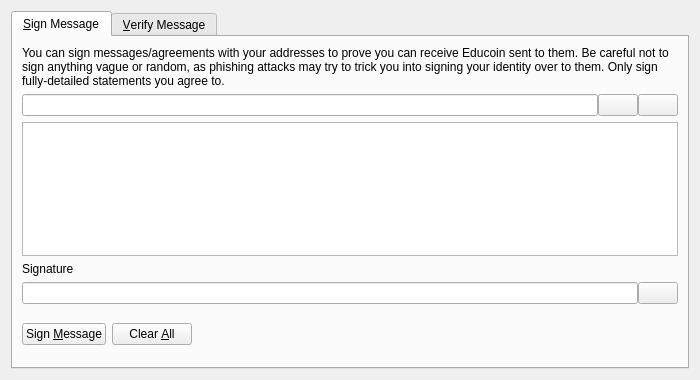
<?xml version="1.0" encoding="UTF-8"?>
<ui version="4.0">
 <class>SignVerifyMessageDialog</class>
 <widget class="QDialog" name="SignVerifyMessageDialog">
  <property name="geometry">
   <rect>
    <x>0</x>
    <y>0</y>
    <width>700</width>
    <height>380</height>
   </rect>
  </property>
  <property name="windowTitle">
   <string>Signatures - Sign / Verify a Message</string>
  </property>
  <property name="modal">
   <bool>true</bool>
  </property>
  <layout class="QVBoxLayout" name="verticalLayout">
   <item>
    <widget class="QTabWidget" name="tabWidget">
     <property name="currentIndex">
      <number>0</number>
     </property>
     <widget class="QWidget" name="tabSignMessage">
      <attribute name="title">
       <string>&amp;Sign Message</string>
      </attribute>
      <layout class="QVBoxLayout" name="verticalLayout_SM">
       <item>
        <widget class="QLabel" name="infoLabel_SM">
         <property name="text">
          <string>You can sign messages/agreements with your addresses to prove you can receive Educoin sent to them. Be careful not to sign anything vague or random, as phishing attacks may try to trick you into signing your identity over to them. Only sign fully-detailed statements you agree to.</string>
         </property>
         <property name="textFormat">
          <enum>Qt::PlainText</enum>
         </property>
         <property name="wordWrap">
          <bool>true</bool>
         </property>
        </widget>
       </item>
       <item>
        <layout class="QHBoxLayout" name="horizontalLayout_1_SM">
         <property name="spacing">
          <number>0</number>
         </property>
         <item>
          <widget class="QValidatedLineEdit" name="addressIn_SM">
           <property name="toolTip">
            <string>The Educoin address to sign the message with</string>
           </property>
          </widget>
         </item>
         <item>
          <widget class="QPushButton" name="addressBookButton_SM">
           <property name="toolTip">
            <string>Choose previously used address</string>
           </property>
           <property name="text">
            <string/>
           </property>
           <property name="shortcut">
            <string>Alt+A</string>
           </property>
           <property name="autoDefault">
            <bool>false</bool>
           </property>
          </widget>
         </item>
         <item>
          <widget class="QPushButton" name="pasteButton_SM">
           <property name="toolTip">
            <string>Paste address from clipboard</string>
           </property>
           <property name="text">
            <string/>
           </property>
           <property name="shortcut">
            <string>Alt+P</string>
           </property>
           <property name="autoDefault">
            <bool>false</bool>
           </property>
          </widget>
         </item>
        </layout>
       </item>
       <item>
        <widget class="QPlainTextEdit" name="messageIn_SM">
         <property name="toolTip">
          <string>Enter the message you want to sign here</string>
         </property>
        </widget>
       </item>
       <item>
        <widget class="QLabel" name="signatureLabel_SM">
         <property name="text">
          <string>Signature</string>
         </property>
         <property name="textFormat">
          <enum>Qt::PlainText</enum>
         </property>
        </widget>
       </item>
       <item>
        <layout class="QHBoxLayout" name="horizontalLayout_2_SM">
         <property name="spacing">
          <number>0</number>
         </property>
         <item>
          <widget class="QLineEdit" name="signatureOut_SM">
           <property name="font">
            <font>
             <italic>true</italic>
            </font>
           </property>
           <property name="readOnly">
            <bool>true</bool>
           </property>
          </widget>
         </item>
         <item>
          <widget class="QPushButton" name="copySignatureButton_SM">
           <property name="toolTip">
            <string>Copy the current signature to the system clipboard</string>
           </property>
           <property name="text">
            <string/>
           </property>
           <property name="autoDefault">
            <bool>false</bool>
           </property>
          </widget>
         </item>
        </layout>
       </item>
       <item>
        <layout class="QHBoxLayout" name="horizontalLayout_3_SM">
         <item>
          <widget class="QPushButton" name="signMessageButton_SM">
           <property name="toolTip">
            <string>Sign the message to prove you own this Educoin address</string>
           </property>
           <property name="text">
            <string>Sign &amp;Message</string>
           </property>
           <property name="autoDefault">
            <bool>false</bool>
           </property>
          </widget>
         </item>
         <item>
          <widget class="QPushButton" name="clearButton_SM">
           <property name="toolTip">
            <string>Reset all sign message fields</string>
           </property>
           <property name="text">
            <string>Clear &amp;All</string>
           </property>
           <property name="autoDefault">
            <bool>false</bool>
           </property>
          </widget>
         </item>
         <item>
          <spacer name="horizontalSpacer_1_SM">
           <property name="orientation">
            <enum>Qt::Horizontal</enum>
           </property>
           <property name="sizeHint" stdset="0">
            <size>
             <width>40</width>
             <height>48</height>
            </size>
           </property>
          </spacer>
         </item>
         <item>
          <widget class="QLabel" name="statusLabel_SM">
           <property name="font">
            <font>
             <weight>75</weight>
             <bold>true</bold>
            </font>
           </property>
           <property name="text">
            <string/>
           </property>
           <property name="wordWrap">
            <bool>true</bool>
           </property>
          </widget>
         </item>
         <item>
          <spacer name="horizontalSpacer_2_SM">
           <property name="orientation">
            <enum>Qt::Horizontal</enum>
           </property>
           <property name="sizeHint" stdset="0">
            <size>
             <width>40</width>
             <height>48</height>
            </size>
           </property>
          </spacer>
         </item>
        </layout>
       </item>
      </layout>
     </widget>
     <widget class="QWidget" name="tabVerifyMessage">
      <attribute name="title">
       <string>&amp;Verify Message</string>
      </attribute>
      <layout class="QVBoxLayout" name="verticalLayout_VM">
       <item>
        <widget class="QLabel" name="infoLabel_VM">
         <property name="text">
          <string>Enter the receiver's address, message (ensure you copy line breaks, spaces, tabs, etc. exactly) and signature below to verify the message. Be careful not to read more into the signature than what is in the signed message itself, to avoid being tricked by a man-in-the-middle attack. Note that this only proves the signing party receives with the address, it cannot prove sendership of any transaction!</string>
         </property>
         <property name="textFormat">
          <enum>Qt::PlainText</enum>
         </property>
         <property name="alignment">
          <set>Qt::AlignLeading|Qt::AlignLeft|Qt::AlignTop</set>
         </property>
         <property name="wordWrap">
          <bool>true</bool>
         </property>
        </widget>
       </item>
       <item>
        <layout class="QHBoxLayout" name="horizontalLayout_1_VM">
         <property name="spacing">
          <number>0</number>
         </property>
         <item>
          <widget class="QValidatedLineEdit" name="addressIn_VM">
           <property name="toolTip">
            <string>The Educoin address the message was signed with</string>
           </property>
          </widget>
         </item>
         <item>
          <widget class="QPushButton" name="addressBookButton_VM">
           <property name="toolTip">
            <string>Choose previously used address</string>
           </property>
           <property name="text">
            <string/>
           </property>
           <property name="shortcut">
            <string>Alt+A</string>
           </property>
           <property name="autoDefault">
            <bool>false</bool>
           </property>
          </widget>
         </item>
        </layout>
       </item>
       <item>
        <widget class="QPlainTextEdit" name="messageIn_VM"/>
       </item>
       <item>
        <widget class="QValidatedLineEdit" name="signatureIn_VM"/>
       </item>
       <item>
        <layout class="QHBoxLayout" name="horizontalLayout_2_VM">
         <item>
          <widget class="QPushButton" name="verifyMessageButton_VM">
           <property name="toolTip">
            <string>Verify the message to ensure it was signed with the specified Educoin address</string>
           </property>
           <property name="text">
            <string>Verify &amp;Message</string>
           </property>
           <property name="autoDefault">
            <bool>false</bool>
           </property>
          </widget>
         </item>
         <item>
          <widget class="QPushButton" name="clearButton_VM">
           <property name="toolTip">
            <string>Reset all verify message fields</string>
           </property>
           <property name="text">
            <string>Clear &amp;All</string>
           </property>
           <property name="autoDefault">
            <bool>false</bool>
           </property>
          </widget>
         </item>
         <item>
          <spacer name="horizontalSpacer_1_VM">
           <property name="orientation">
            <enum>Qt::Horizontal</enum>
           </property>
           <property name="sizeHint" stdset="0">
            <size>
             <width>40</width>
             <height>48</height>
            </size>
           </property>
          </spacer>
         </item>
         <item>
          <widget class="QLabel" name="statusLabel_VM">
           <property name="font">
            <font>
             <weight>75</weight>
             <bold>true</bold>
            </font>
           </property>
           <property name="text">
            <string/>
           </property>
           <property name="wordWrap">
            <bool>true</bool>
           </property>
          </widget>
         </item>
         <item>
          <spacer name="horizontalSpacer_2_VM">
           <property name="orientation">
            <enum>Qt::Horizontal</enum>
           </property>
           <property name="sizeHint" stdset="0">
            <size>
             <width>40</width>
             <height>48</height>
            </size>
           </property>
          </spacer>
         </item>
        </layout>
       </item>
      </layout>
     </widget>
    </widget>
   </item>
  </layout>
 </widget>
 <customwidgets>
  <customwidget>
   <class>QValidatedLineEdit</class>
   <extends>QLineEdit</extends>
   <header>qvalidatedlineedit.h</header>
  </customwidget>
 </customwidgets>
 <resources>
  <include location="../educoin.qrc"/>
 </resources>
 <connections/>
</ui>
